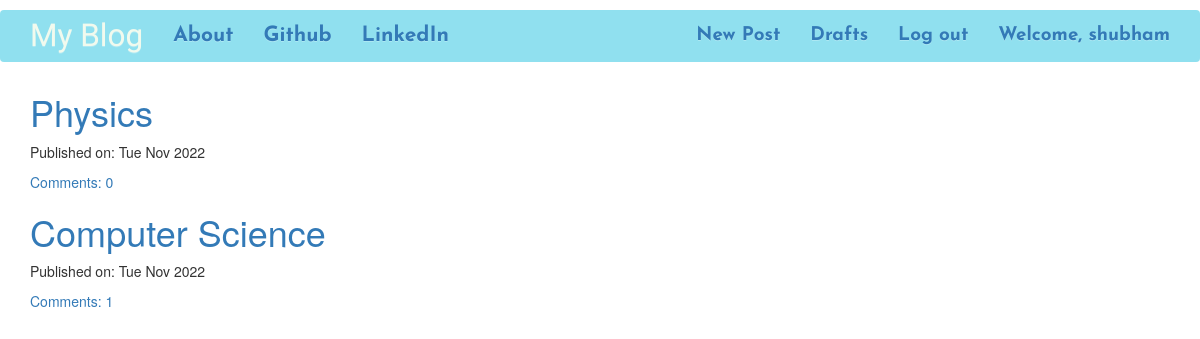
The app's page / (signed in) with its own data.
### blog_app/models.py (models this page shows, shortened)
class Post(models.Model):
    author = models.ForeignKey('auth.User')
    title = models.CharField(max_length=200)
    text = models.TextField()
    created_date = models.DateTimeField(default=timezone.now)
    published_date = models.DateTimeField(blank=True, null=True)
    def approve_comments(self):
        return self.comments.filter(approved_comment=True)

### blog_app/views.py (the view)
# urls.py: url(r'^$',views.PostListView.as_view(),name='post_list'),
class PostListView(ListView):
    model = Post
    def get_queryset(self):
        return Post.objects.filter(published_date__lte=timezone.now()).order_by('-published_date')

### blog_app/templates/blog_app/post_list.html
{% extends 'blog_app/base.html' %}
{% block content %}
<div class="centerstage">
    {% for post in post_list %}
        <div class="post">
            <h1><a href="{% url 'post_detail' pk=post.pk %}">{{ post.title }}</a></h1>
            <div class="date">
                <p>Published on: {{ post.published_date|date:"D M Y"}}</p>
            </div>
            <a href="{% url 'post_detail' pk=post.pk %}">Comments: {{ post.approve_comments.count }}</a>
        </div>
    {% endfor %}
</div>
{% endblock %}

### blog_app/templates/blog_app/base.html (shortened to what this page needs)
<!DOCTYPE html>
{% load staticfiles %}
<html>
    <head>
        <link rel="stylesheet" href="https://maxcdn.bootstrapcdn.com/bootstrap/3.3.7/css/bootstrap.min.css">
        <link rel="stylesheet" href="https://maxcdn.bootstrapcdn.com/bootstrap/3.3.7/css/bootstrap-theme.min.css">
        <link rel="stylesheet" href="//cdn.jsdelivr.net/medium-editor/latest/css/medium-editor.min.css" type="text/css" media="screen" charset="utf-8">
        <link rel="stylesheet" href="{% static 'css/blog_app.css' %}">
<body>
  <nav class="navbar navbarclass loader">
    <div class="container">
      <ul class="nav navbar-nav">
        <li><a class='navbar-brand brandclass' href="{% url 'post_list' %}">My Blog</a></li>
        <li><a class='topitems' href="{% url 'about'%}">About</a></li>
        <li><a class='topitems' href="https://www.github.com">Github</a></li>
        <li><a class='topitems' href="https://www.linkedin.com">LinkedIn</a></li>
      </ul>
      <ul class="nav navbar-nav navbar-right">
        {% if user.is_authenticated %}
        <li>
          <a class='rightitems' href="{% url 'post_new' %}" >New Post</a>
        </li>
        <li>
          <a class='rightitems' href="{% url 'post_draft_list' %}">Drafts</a>
        </li>
        <li>
          <a class='rightitems' href="{% url 'logout' %}" >Log out</a>
        </li>
        <li>
          <a class='rightitems' href="#"> Welcome, {{ user.username }}</a>
        </li>
          {% else %}
          <li><a class='nav navbar-right' href="{% url 'login' %}" >Login</a></li>
        {% endif %}
      </ul>
  </div>
</nav>
        <div class="content container">
            <div class="row">
                <div class="col-md-8">
                  <div class="blog_posts">
                    {% block content %}
                    {% endblock %}
                  </div>
                </div>
            </div>
        </div>
</body>
</html>

### blog_app/static/css/blog_app.css (style rules this page uses)
.navbarclass { font-family: 'Josefin Sans', sans-serif; font-size: 1.5em; margin-top: 10px; margin-bottom: 10px; background-color: #90e0ef; }
.topitems { font-weight: bold; }
.rightitems { font-size: 0.9em; font-weight: bold; }
.brandclass { font-size: 1.5em; font-family: 'Lilita One'; color: #f1faee; }
.centerstage { margin-left: auto; margin-right: auto; }
.loader { filter:hue-rotate(0deg); color:linear-gradient(45deg,#0f8,#08f); animation:hue 10000ms infinite linear; }

### records on screen
Post: title "Physics", published_date "Tue Nov 2022", approve_comments.count "0"
Post: title "Computer Science", published_date "Tue Nov 2022", approve_comments.count "1"

### other values on screen
{{ user.username }} "shubham"
